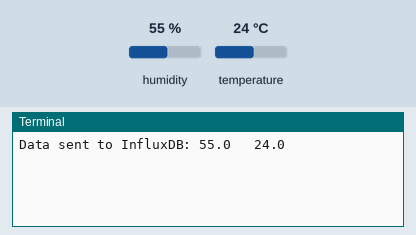
The program below on a simulated Raspberry Pi (BCM pin numbers). On the bench: the last lines printed to the terminal. The test bench sets the inputs (shaded band); at power-on: humidity 55 %, temperature 24 °C.

Above: at 1.2 s.
1.3 s: humidity set to 22 %
At 5.5 s:
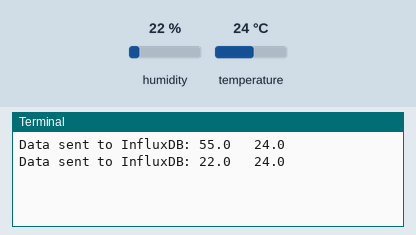
5.9 s: temperature set to 12 °C
At 9.0 s:
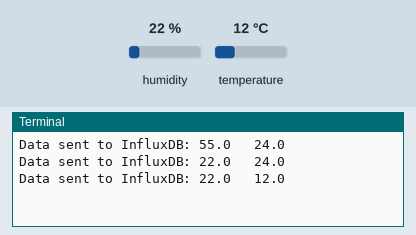
10.5 s: humidity set to 40 %
At 11.5 s:
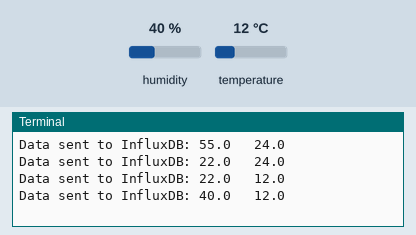
Timing chart, 0 to 13.5 s (numbered marks = the images above; inputs shaded):
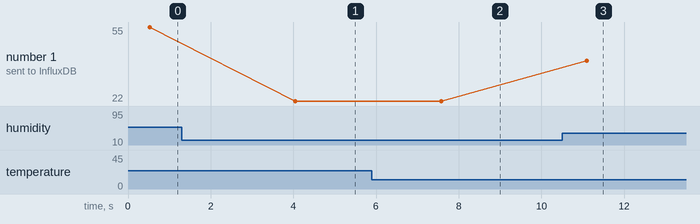

Measured:
- after the input at 1.3 s, the terminal: prints a new line after 2.8 s (image 1)
- after the input at 5.9 s, the terminal: prints a new line after 1.7 s (image 2)
- after the input at 10.5 s, the terminal: prints a new line after 0.60 s (image 3)
- plotted number 1: 55 → 22 after the input at 1.3 s, 22 → 40 after the input at 10.5 s

The program:

Python_DHT22_Test.py
```python
import Adafruit_DHT
import time
#from influxdb import InfluxDBClient

DHT_SENSOR = Adafruit_DHT.DHT22
DHT_PIN = 4

# Configure InfluxDB connection
#influx_client = InfluxDBClient(host='influxdb', port=8086)

# Try to create the database, or use it if it already exists
# database_name = 'sensor_data'
# existing_databases = influx_client.get_list_database()

# if {'name': database_name} not in existing_databases:
#     influx_client.create_database(database_name)
#     print(f"Database '{database_name}' created.")

#influx_client.switch_database(database_name)

while True:
    humidity, temperature = Adafruit_DHT.read(DHT_SENSOR, DHT_PIN)
    if humidity is not None and temperature is not None:
        # data = [
        #     {
        #         "measurement": "dht_sensor",
        #         "tags": {},
        #         "time": time.strftime('%Y-%m-%dT%H:%M:%SZ'),
        #         "fields": {
        #             "temperature": temperature,
        #             "humidity": humidity
        #         }
        #     }
        # ]
        # influx_client.write_points(data)
        print("Data sent to InfluxDB:",humidity," ",temperature)
    else:
        print("Sensor failure. Check wiring.")
    time.sleep(3)
```
